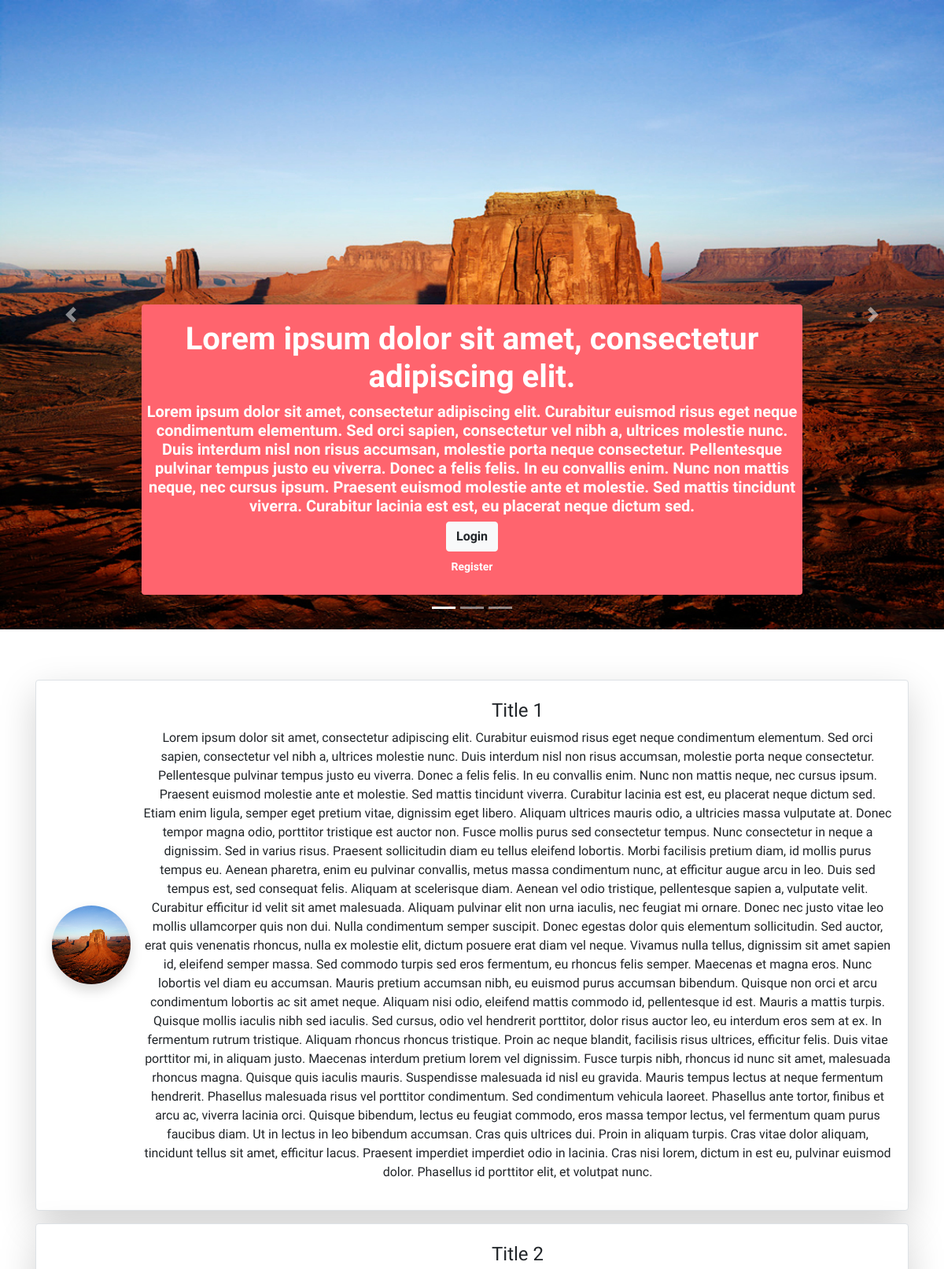
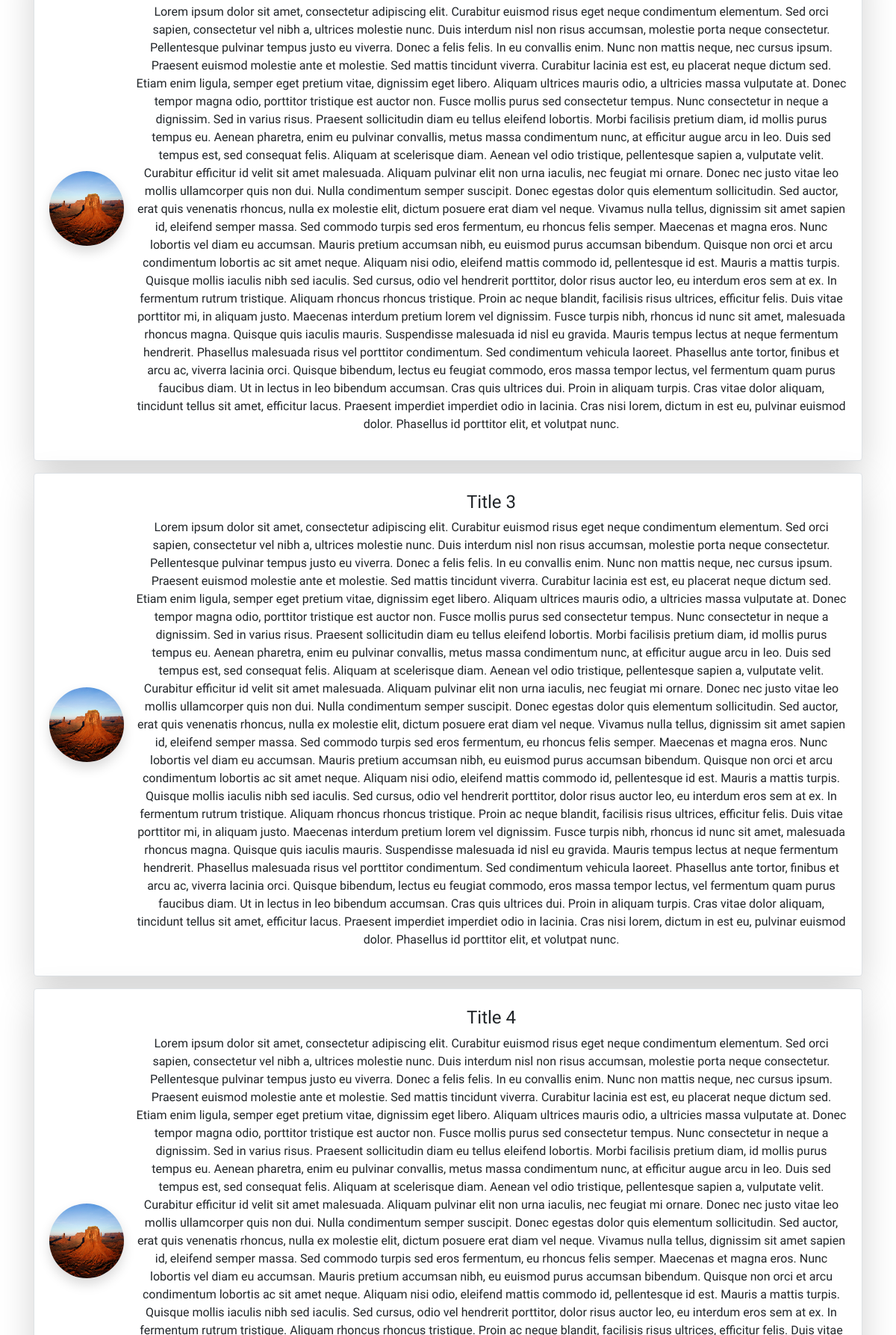
The page / (upper part) on the database its author committed (2 pictures, top to bottom).
### tables this page shows
CREATE TABLE `website_slider` (
  `id` int(10) UNSIGNED NOT NULL,
  `image` varchar(150) NOT NULL,
  `title` varchar(150) NOT NULL,
  `description` text NOT NULL
);

CREATE TABLE `website_cards` (
  `id` int(10) UNSIGNED NOT NULL,
  `image` varchar(150) NOT NULL,
  `title` varchar(150) NOT NULL,
  `description` text NOT NULL
);

### index.php (called while the page is built, shortened)
<?php
include_once("controllers/helpers/configs.php");
include_once("views/general/index.view.php");
?>

### controllers/helpers/configs.php (called while the page is built, shortened)
<?php
include_once("db.php");
$sql = "SELECT * FROM website_slider;";
$stmt = $pdo->query($sql);
$sliderItems = $stmt->fetchAll(PDO::FETCH_ASSOC);
$sql = "SELECT * FROM website_cards ORDER BY id ASC LIMIT 0, 4;";
$stmt = $pdo->query($sql);
$cardItems = $stmt->fetchAll(PDO::FETCH_ASSOC);
?>

### views/general/index.view.php (the view, shortened to what this page needs)
<?php include_once("common/top.view.php"); ?>
<div id="carouselExampleCaptions" class="carousel slide" data-ride="carousel">
  <ol class="carousel-indicators">
    <li data-target="#carouselExampleCaptions" data-slide-to="0" class="active"></li>
    <li data-target="#carouselExampleCaptions" data-slide-to="1"></li>
    <li data-target="#carouselExampleCaptions" data-slide-to="2"></li>
  </ol>
  <div class="carousel-inner">
    <?php foreach ($sliderItems as $k => $sliderItem) { ?>
      <div class="carousel-item <?php echo $k == 0 ? 'active' : '' ?>">
        <div class="carousel-caption bg-lightcoral mb-4 rounded">
          <h1 class="font-weight-bold text-white">
            <?php echo $sliderItem['title']; ?>
          </h1>
          <h4 class="font-weight-bold text-white h5">
            <?php echo $sliderItem['description']; ?>
          </h4>
          <div class="text-center">
            <a href="/controllers/auth/login.php" class="btn btn-light text-center font-weight-bold">
              Login
            </a>
            <br>
            <a href="/controllers/auth/register.php" class="btn btn-sm text-white mt-1 text-center font-weight-bold">
              Register
            </a>
          </div>
        </div>
      </div>
    <?php } ?>
  </div>
  <a class="carousel-control-prev" href="#carouselExampleCaptions" role="button" data-slide="prev">
    <span class="carousel-control-prev-icon" aria-hidden="true"></span>
  </a>
  <a class="carousel-control-next" href="#carouselExampleCaptions" role="button" data-slide="next">
    <span class="carousel-control-next-icon" aria-hidden="true"></span>
  </a>
</div>
<div class="container my-5">
  <div class="row">
    <?php foreach ($cardItems as $cardItem) { ?>
      <div class="col-12 mt-3">
        <div class="card shadow shadow-lg border rounded">
          <div class="card-body">
            <div class="media align-items-center">
              <img src="<?php echo $cardItem['image']; ?>"
                   class="shadow shaodw-lg rounded-circle mr-3" width="100" height="100" alt="">
              <div class="media-body">
                <h4 class="text-center mt-1">
                  <?php echo $cardItem['title']; ?>
                </h4>
                <p class="text-center">
                  <?php echo $cardItem['description']; ?>
                </p>
              </div>
            </div>
          </div>
        </div>
      </div>
    <?php } ?>
  </div>
</div>
<?php include_once("common/bottom.view.php"); ?>

### views/general/common/top.view.php (shortened to what this page needs)
<!doctype html>
<html lang="en">
<head>
  <link rel="stylesheet" href="/assets/css/bootstrap.min.css">
  <link rel="stylesheet" href="/assets/css/all.min.css">
  <link rel="stylesheet" type="text/css" href="/assets/css/app.css">
</head>
<body>

### views/general/common/bottom.view.php (shortened to what this page needs)
</body>
</html>

### assets/css/app.css (style rules this page uses)
html, body { font-family: 'Numans', sans-serif; }
.bg-lightcoral { background-color: #ff646e; }

### rows shown on the page
website_slider: title "Lorem ipsum dolor sit amet, consectetur adipiscing elit.", description "Lorem ipsum dolor sit amet, consectetur adipiscing elit. Curabitur euismod risus eget neque condimentum elementum. Sed orci sapien, consectetur vel nibh a, ultrices molestie nunc. Duis interdum nisl non risus accumsan, molestie porta neque consectetur. Pellentesque pulvinar tempus justo eu viverra. Donec a felis felis. In eu convallis enim. Nunc non mattis neque, nec cursus ipsum. Praesent euismod molestie ante et molestie. Sed mattis tincidunt viverra. Curabitur lacinia est est, eu placerat neque dictum sed."
website_cards: image (picture), title "Title 1", description "Lorem ipsum dolor sit amet, consectetur adipiscing elit. Curabitur euismod risus eget neque condimentum elementum. Sed orci sapien, consectetur vel nibh a, ultrices molestie nunc. Duis interdum nisl non risus accumsan, molestie porta neque consectetur. Pellentesque pulvinar tempus justo eu viverra. Donec a felis felis. In eu convallis enim. Nunc non mattis neque, nec cursus ipsum. Praesent euismod molestie ante et molestie. Sed mattis tincidunt viverra. Curabitur lacinia est est, eu placerat neque dictum sed. Etiam enim ligula, semper eget pretium vitae, dignissim eget libero. Aliquam ultrices mauris odio, a ultricies massa vulputate at. Donec tempor magna odio, porttitor tristique est…"
website_cards: image (picture), title "Title 2", description "Lorem ipsum dolor sit amet, consectetur adipiscing elit. Curabitur euismod risus eget neque condimentum elementum. Sed orci sapien, consectetur vel nibh a, ultrices molestie nunc. Duis interdum nisl non risus accumsan, molestie porta neque consectetur. Pellentesque pulvinar tempus justo eu viverra. Donec a felis felis. In eu convallis enim. Nunc non mattis neque, nec cursus ipsum. Praesent euismod molestie ante et molestie. Sed mattis tincidunt viverra. Curabitur lacinia est est, eu placerat neque dictum sed. Etiam enim ligula, semper eget pretium vitae, dignissim eget libero. Aliquam ultrices mauris odio, a ultricies massa vulputate at. Donec tempor magna odio, porttitor tristique est…"
website_cards: image (picture), title "Title 3", description "Lorem ipsum dolor sit amet, consectetur adipiscing elit. Curabitur euismod risus eget neque condimentum elementum. Sed orci sapien, consectetur vel nibh a, ultrices molestie nunc. Duis interdum nisl non risus accumsan, molestie porta neque consectetur. Pellentesque pulvinar tempus justo eu viverra. Donec a felis felis. In eu convallis enim. Nunc non mattis neque, nec cursus ipsum. Praesent euismod molestie ante et molestie. Sed mattis tincidunt viverra. Curabitur lacinia est est, eu placerat neque dictum sed. Etiam enim ligula, semper eget pretium vitae, dignissim eget libero. Aliquam ultrices mauris odio, a ultricies massa vulputate at. Donec tempor magna odio, porttitor tristique est…"
website_cards: image (picture), title "Title 4"
